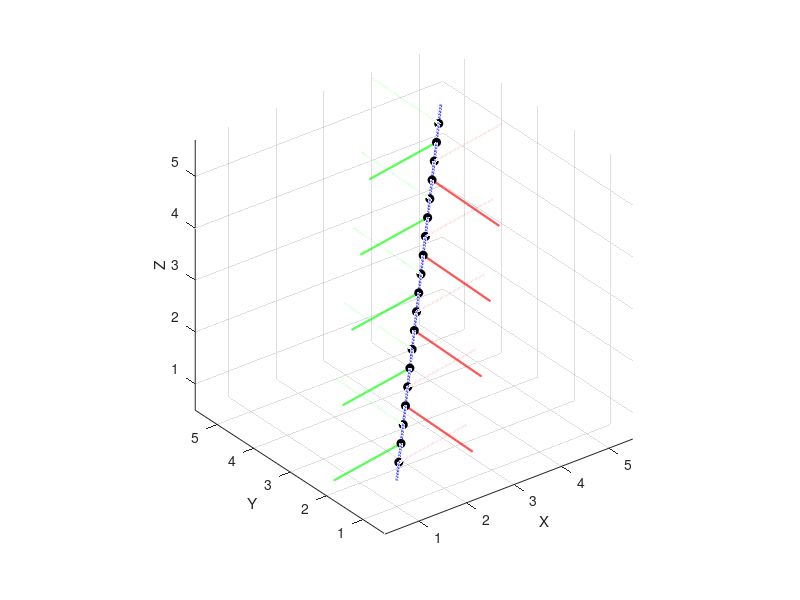

MATLAB code to generate this figure: (Note: this script raises an error after producing the figure.)
%% creates a path with bifurcation at regular intervals
% by Warren Boschen
clear; clc; close all

length = 5; segments = 500;
t = linspace(1, length, segments);
x = t; y = t; z = t;
all_points = [x', y', z'];

figure;
plot3(x,y,z,'b','LineWidth',2);
hold on; grid on; axis equal;
xlabel('X'); ylabel('Y'); zlabel('Z');

branches1 = [100,200,300,400];
x_rel1 = -0.2*t;
y_rel1 = 0.2*t;
z_rel1 = 0.2*t;

for k=1:size(branches1,2)
    idx = branches1(k);

    x0 = x(idx); y0 = y(idx); z0 = z(idx);
    x_branch = x_rel1 + x0 - x_rel1(end);
    y_branch = y_rel1 + y0 - y_rel1(end);
    z_branch = z_rel1 + z0 - z_rel1(end);

    all_points = [all_points; [x_branch', y_branch', z_branch']];
    plot3(x_branch, y_branch, z_branch, 'r', 'LineWidth', 1.5);
    plot3(x0, y0, z0, 'ko', 'MarkerSize', 6, 'MarkerFaceColor', 'k');
end

branches2 = [50,150,250,350,450];
x_rel2 = 0.2*t;
y_rel2 = -0.2*t;
z_rel2 = 0.2*t;

for k=1:size(branches2,2)
    idx = branches2(k);

    x0 = x(idx); y0 = y(idx); z0 = z(idx);
    x_branch = x_rel2 + x0 - x_rel2(end);
    y_branch = y_rel2 + y0 - y_rel2(end);
    z_branch = z_rel2 + z0 - z_rel2(end);

    all_points = [all_points; [x_branch', y_branch', z_branch']];
    plot3(x_branch, y_branch, z_branch, 'g', 'LineWidth', 1.5);
    plot3(x0, y0, z0, 'ko', 'MarkerSize', 6, 'MarkerFaceColor', 'k');
end

branches3 = [25,125,225,325,425];
x_rel3 = -0.2*t;
y_rel3 = 0.2*t;
z_rel3 = -0.2*t;

for k=1:size(branches3,2)
    idx = branches3(k);

    x0 = x(idx); y0 = y(idx); z0 = z(idx);
    x_branch = x_rel3 + x0 - x_rel3(end);
    y_branch = y_rel3 + y0 - y_rel3(end);
    z_branch = z_rel3 + z0 - z_rel3(end);

    all_points = [all_points; [x_branch', y_branch', z_branch']];
    plot3(x_branch, y_branch, z_branch, 'r', 'LineWidth', 1.5);
    plot3(x0, y0, z0, 'ko', 'MarkerSize', 6, 'MarkerFaceColor', 'k');
end

branches4 = [75,175,275,375,475];
x_rel4 = 0.2*t;
y_rel4 = -0.2*t;
z_rel4 = -0.2*t;

for k=1:size(branches4,2)
    idx = branches4(k);

    x0 = x(idx); y0 = y(idx); z0 = z(idx);
    x_branch = x_rel4 + x0 - x_rel4(end);
    y_branch = y_rel4 + y0 - y_rel4(end);
    z_branch = z_rel4 + z0 - z_rel4(end);

    all_points = [all_points; [x_branch', y_branch', z_branch']];
    plot3(x_branch, y_branch, z_branch, 'g', 'LineWidth', 1.5);
    plot3(x0, y0, z0, 'ko', 'MarkerSize', 6, 'MarkerFaceColor', 'k');
end

min_coords = min(all_points, [], 1); max_coords = max(all_points, [], 1);
scaled_points = (all_points - min_coords)./(max_coords - min_coords);
scaled_points = 223*scaled_points + 1;

vol_size = 224;
volume = zeros(vol_size);

indices = round(scaled_points);
indices = max(min(indices, vol_size), 1);

for i =1:size(indices,1)
    volume(indices(i,1), indices(i,2), indices(i,3)) = 1;
end

SE = strel('sphere', 3);
volume = imdilate(volume, SE); volshow(volume);
